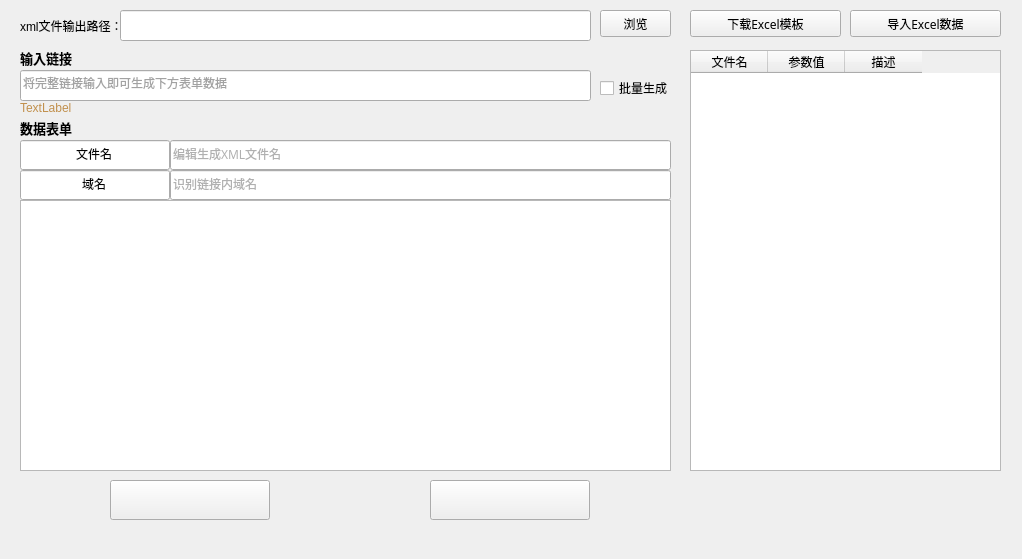
<?xml version="1.0" encoding="UTF-8"?>
<ui version="4.0">
 <class>UrlToXml</class>
 <widget class="QMainWindow" name="UrlToXml">
  <property name="geometry">
   <rect>
    <x>0</x>
    <y>0</y>
    <width>1022</width>
    <height>559</height>
   </rect>
  </property>
  <property name="mouseTracking">
   <bool>false</bool>
  </property>
  <property name="windowTitle">
   <string>UrlToXml</string>
  </property>
  <widget class="QWidget" name="centralWidget">
   <widget class="QTableWidget" name="statisticsTW">
    <property name="geometry">
     <rect>
      <x>20</x>
      <y>200</y>
      <width>651</width>
      <height>271</height>
     </rect>
    </property>
   </widget>
   <widget class="QLineEdit" name="lineEdit">
    <property name="geometry">
     <rect>
      <x>20</x>
      <y>70</y>
      <width>571</width>
      <height>31</height>
     </rect>
    </property>
    <property name="styleSheet">
     <string notr="true">color: rgb(162, 162, 162);</string>
    </property>
    <property name="text">
     <string>将完整链接输入即可生成下方表单数据</string>
    </property>
   </widget>
   <widget class="QLabel" name="label">
    <property name="geometry">
     <rect>
      <x>20</x>
      <y>50</y>
      <width>111</width>
      <height>16</height>
     </rect>
    </property>
    <property name="font">
     <font>
      <pointsize>10</pointsize>
      <weight>75</weight>
      <bold>true</bold>
     </font>
    </property>
    <property name="text">
     <string>输入链接</string>
    </property>
   </widget>
   <widget class="QPushButton" name="changeBtn">
    <property name="geometry">
     <rect>
      <x>110</x>
      <y>480</y>
      <width>160</width>
      <height>40</height>
     </rect>
    </property>
    <property name="sizePolicy">
     <sizepolicy hsizetype="Fixed" vsizetype="Fixed">
      <horstretch>0</horstretch>
      <verstretch>0</verstretch>
     </sizepolicy>
    </property>
    <property name="minimumSize">
     <size>
      <width>160</width>
      <height>40</height>
     </size>
    </property>
    <property name="maximumSize">
     <size>
      <width>160</width>
      <height>40</height>
     </size>
    </property>
    <property name="styleSheet">
     <string notr="true">border-image: url(:/create.png);</string>
    </property>
    <property name="text">
     <string/>
    </property>
    <property name="iconSize">
     <size>
      <width>160</width>
      <height>40</height>
     </size>
    </property>
   </widget>
   <widget class="QPushButton" name="openFileBtn">
    <property name="geometry">
     <rect>
      <x>430</x>
      <y>480</y>
      <width>160</width>
      <height>40</height>
     </rect>
    </property>
    <property name="sizePolicy">
     <sizepolicy hsizetype="Fixed" vsizetype="Fixed">
      <horstretch>0</horstretch>
      <verstretch>0</verstretch>
     </sizepolicy>
    </property>
    <property name="minimumSize">
     <size>
      <width>160</width>
      <height>40</height>
     </size>
    </property>
    <property name="maximumSize">
     <size>
      <width>160</width>
      <height>40</height>
     </size>
    </property>
    <property name="font">
     <font>
      <pointsize>9</pointsize>
      <weight>50</weight>
      <bold>false</bold>
     </font>
    </property>
    <property name="styleSheet">
     <string notr="true">border-image: url(:/checkfile.png);</string>
    </property>
    <property name="text">
     <string/>
    </property>
    <property name="iconSize">
     <size>
      <width>160</width>
      <height>40</height>
     </size>
    </property>
   </widget>
   <widget class="QLabel" name="errorLabel">
    <property name="geometry">
     <rect>
      <x>20</x>
      <y>100</y>
      <width>91</width>
      <height>16</height>
     </rect>
    </property>
    <property name="font">
     <font>
      <pointsize>9</pointsize>
     </font>
    </property>
    <property name="styleSheet">
     <string notr="true">color: #c1904d;</string>
    </property>
    <property name="text">
     <string>TextLabel</string>
    </property>
   </widget>
   <widget class="QLabel" name="label_2">
    <property name="geometry">
     <rect>
      <x>20</x>
      <y>120</y>
      <width>111</width>
      <height>16</height>
     </rect>
    </property>
    <property name="font">
     <font>
      <pointsize>10</pointsize>
      <weight>75</weight>
      <bold>true</bold>
     </font>
    </property>
    <property name="text">
     <string>数据表单</string>
    </property>
   </widget>
   <widget class="QLineEdit" name="lineEdit_2">
    <property name="geometry">
     <rect>
      <x>20</x>
      <y>140</y>
      <width>150</width>
      <height>30</height>
     </rect>
    </property>
    <property name="font">
     <font>
      <family>微软雅黑</family>
      <pointsize>9</pointsize>
     </font>
    </property>
    <property name="text">
     <string>文件名</string>
    </property>
    <property name="alignment">
     <set>Qt::AlignCenter</set>
    </property>
   </widget>
   <widget class="QLineEdit" name="lineEdit_3">
    <property name="geometry">
     <rect>
      <x>20</x>
      <y>170</y>
      <width>150</width>
      <height>30</height>
     </rect>
    </property>
    <property name="font">
     <font>
      <family>微软雅黑</family>
     </font>
    </property>
    <property name="text">
     <string>域名</string>
    </property>
    <property name="alignment">
     <set>Qt::AlignCenter</set>
    </property>
   </widget>
   <widget class="QLineEdit" name="xmlNameLineEdit">
    <property name="geometry">
     <rect>
      <x>170</x>
      <y>140</y>
      <width>501</width>
      <height>30</height>
     </rect>
    </property>
    <property name="font">
     <font>
      <family>微软雅黑</family>
     </font>
    </property>
    <property name="styleSheet">
     <string notr="true">color: rgb(176, 176, 176);</string>
    </property>
    <property name="text">
     <string>编辑生成XML文件名</string>
    </property>
   </widget>
   <widget class="QLineEdit" name="domainNameLineEdit">
    <property name="geometry">
     <rect>
      <x>170</x>
      <y>170</y>
      <width>501</width>
      <height>30</height>
     </rect>
    </property>
    <property name="font">
     <font>
      <family>微软雅黑</family>
     </font>
    </property>
    <property name="styleSheet">
     <string notr="true">color: rgb(176, 176, 176);</string>
    </property>
    <property name="text">
     <string>识别链接内域名</string>
    </property>
   </widget>
   <widget class="QCheckBox" name="multiCBox">
    <property name="geometry">
     <rect>
      <x>600</x>
      <y>80</y>
      <width>71</width>
      <height>16</height>
     </rect>
    </property>
    <property name="text">
     <string>批量生成</string>
    </property>
   </widget>
   <widget class="QPushButton" name="downLoadExcelBtn">
    <property name="geometry">
     <rect>
      <x>690</x>
      <y>10</y>
      <width>151</width>
      <height>27</height>
     </rect>
    </property>
    <property name="font">
     <font>
      <family>微软雅黑</family>
     </font>
    </property>
    <property name="text">
     <string>下载Excel模板</string>
    </property>
   </widget>
   <widget class="QPushButton" name="importExcelBtn">
    <property name="geometry">
     <rect>
      <x>850</x>
      <y>10</y>
      <width>151</width>
      <height>27</height>
     </rect>
    </property>
    <property name="font">
     <font>
      <family>微软雅黑</family>
     </font>
    </property>
    <property name="text">
     <string>导入Excel数据</string>
    </property>
   </widget>
   <widget class="QTableWidget" name="fileTableWidget">
    <property name="geometry">
     <rect>
      <x>690</x>
      <y>50</y>
      <width>311</width>
      <height>421</height>
     </rect>
    </property>
    <attribute name="horizontalHeaderDefaultSectionSize">
     <number>77</number>
    </attribute>
    <column>
     <property name="text">
      <string>文件名</string>
     </property>
    </column>
    <column>
     <property name="text">
      <string>参数值</string>
     </property>
    </column>
    <column>
     <property name="text">
      <string>描述</string>
     </property>
    </column>
   </widget>
   <widget class="QLabel" name="label_5">
    <property name="geometry">
     <rect>
      <x>20</x>
      <y>15</y>
      <width>101</width>
      <height>21</height>
     </rect>
    </property>
    <property name="text">
     <string>xml文件输出路径：</string>
    </property>
   </widget>
   <widget class="QLineEdit" name="xmlPathLineEdit">
    <property name="geometry">
     <rect>
      <x>120</x>
      <y>10</y>
      <width>471</width>
      <height>31</height>
     </rect>
    </property>
   </widget>
   <widget class="QPushButton" name="browseBtn">
    <property name="geometry">
     <rect>
      <x>600</x>
      <y>10</y>
      <width>71</width>
      <height>27</height>
     </rect>
    </property>
    <property name="font">
     <font>
      <family>微软雅黑</family>
     </font>
    </property>
    <property name="text">
     <string>浏览</string>
    </property>
   </widget>
  </widget>
  <widget class="QMenuBar" name="menuBar">
   <property name="geometry">
    <rect>
     <x>0</x>
     <y>0</y>
     <width>1022</width>
     <height>23</height>
    </rect>
   </property>
  </widget>
 </widget>
 <layoutdefault spacing="6" margin="11"/>
 <resources/>
 <connections/>
</ui>
